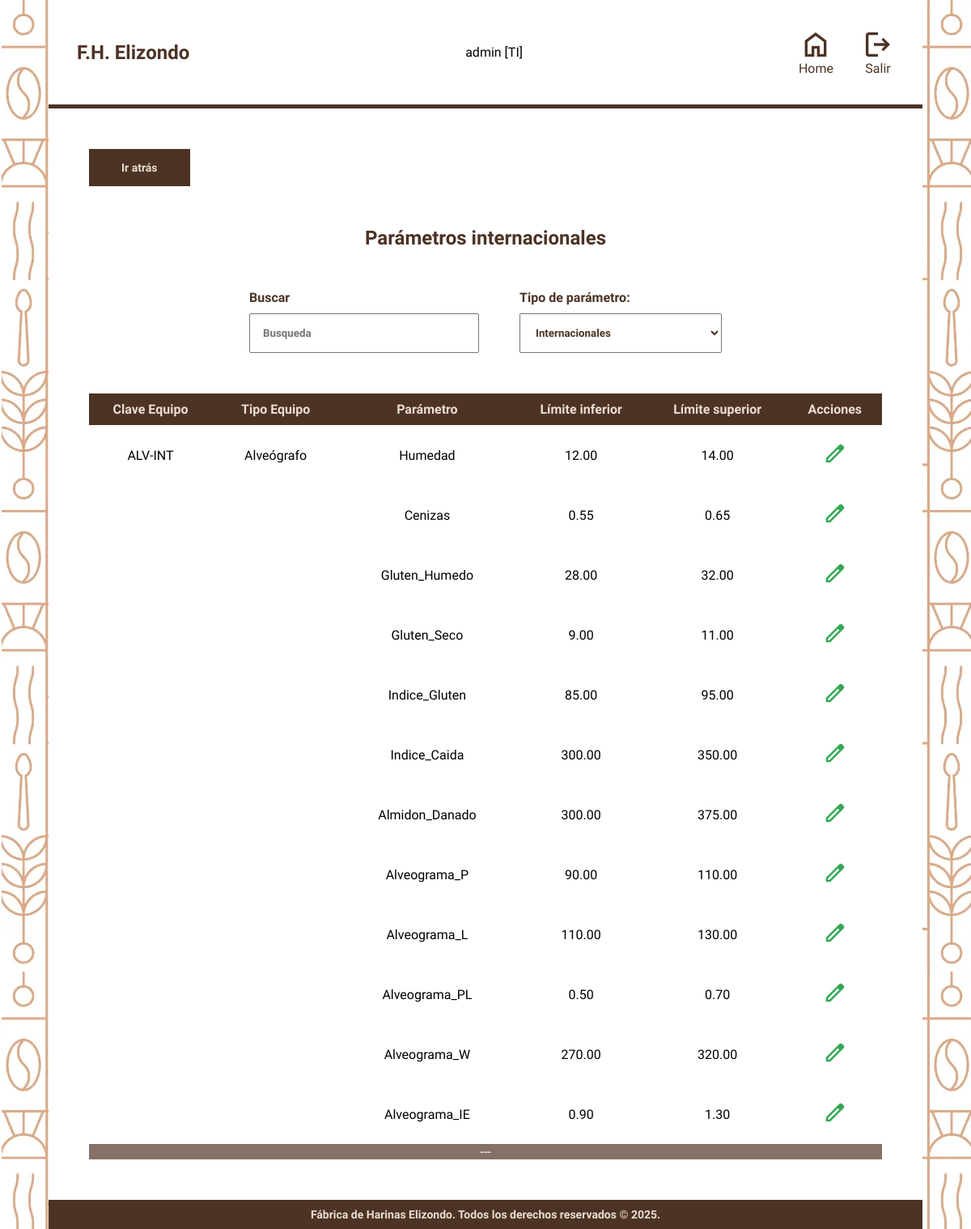
Screenshot of /modulos/parametros.php?tipo=internacionales (signed in) with the database file from the repository.
### tables this page shows
CREATE TABLE Parametros (
    id_parametro INT PRIMARY KEY AUTO_INCREMENT,
    id_equipo INT,
    id_cliente INT,
    nombre_parametro ENUM(
        'Humedad',
        'Cenizas',
        'Gluten_Humedo',
        'Gluten_Seco',
        'Indice_Gluten',
        'Indice_Caida',
        'Almidon_Danado',
        'Alveograma_P',
        'Alveograma_L',
        'Alveograma_PL',
        'Alveograma_W',
        'Alveograma_IE',
        'Farinograma_Absorcion_Agua',
        'Farinograma_Tiempo_Desarrollo',
        'Farinograma_Estabilidad',
        'Farinograma_Grado_Decaimiento'
    ) NOT NULL,
    lim_Superior DECIMAL(10, 2) NOT NULL,
    lim_Inferior DECIMAL(10, 2) NOT NULL,
    FOREIGN KEY (id_equipo) REFERENCES Equipos_Laboratorio(id_equipo),
    FOREIGN KEY (id_cliente) REFERENCES Clientes(id_cliente),
    CHECK (
        (
            id_cliente IS NOT NULL
            AND id_equipo IS NULL
        )
        OR (
            id_cliente IS NULL
            AND id_equipo IS NOT NULL
        )
    )
);

CREATE TABLE Equipos_Laboratorio (
    id_equipo INT PRIMARY KEY AUTO_INCREMENT,
    id_responsable INT NOT NULL,
    clave VARCHAR(50) UNIQUE NOT NULL,
    tipo_equipo ENUM('Alveógrafo', 'Farinógrafo') NOT NULL,
    marca VARCHAR(50),
    modelo VARCHAR(50),
    serie VARCHAR(59) UNIQUE NOT NULL,
    desc_larga VARCHAR(300),
    desc_corta VARCHAR(50) NOT NULL,
    proveedor VARCHAR(50),
    fecha_adquisicion DATE,
    garantia VARCHAR(50) UNIQUE,
    vencimiento_garantia DATE,
    ubicacion VARCHAR(100),
    estado ENUM('Activo', 'Inactivo', 'Baja') NOT NULL DEFAULT 'Activo',
    FOREIGN KEY (id_responsable) REFERENCES Usuarios(id_usuario)
);

### modulos/parametros.php (the view, shortened to what this page needs)
<?php
$filtro = $_GET['tipo'];
?>
<!DOCTYPE html>
<html lang="en">
<head>
    <link rel="stylesheet" href="../styles.css">
    <link rel="stylesheet" href="../css/menu.css">
</head>
<body>
    <main class="contenedor hoja">
        <?php include '../includes/header.php'; ?>
        <div class="contenedor__modulo">
            <a href="../menu.php" class="atras">Ir atrás</a>
            <h2 class="heading">Parámetros <?php echo $filtro; ?></h2>
            <div class="controles">
                <div class="buscador">
                    <h4 class="buscador__label">Buscar</h4>
                    <input type="text" id="searchBar" class="buscador__input" placeholder="Busqueda">
                </div>
                <div class="ordenar">
                    <h4 class="ordenar__label">Tipo de parámetro:</h4>
                    <select name="orden" id="filtroParam" class="ordenar__select">
                        <option value="internacionales" <?= ($filtro === 'internacionales') ? 'selected' : '' ?>>
                            Internacionales</option>
                    </select>
                </div>
            </div>
            <table class="tabla">
                <thead>
                    <tr class="tabla__encabezado">
                        <th><?php echo ($filtro === 'internacionales') ? 'Clave Equipo' : 'ID Cliente'; ?></th>
                        <th><?php echo ($filtro === 'internacionales') ? 'Tipo Equipo' : 'Cliente'; ?></th>
                        <th>Parámetro</th>
                        <th>Límite inferior</th>
                        <th>Límite superior</th>
                        <th>Acciones</th>
                    </tr>
                </thead>
                <tbody>
                    <?php
                    require '../config/conn.php';
                    $tabla = 'equipos_laboratorio';
                    $tipo_param = 'id_equipo';
                    if ($filtro === 'internacionales') {
                        $sql_id = "SELECT
                P.id_parametro,
                P.nombre_parametro,
                P.lim_Superior,
                P.lim_Inferior,
                A.clave AS origen,
                A.tipo_equipo AS tipo,
                A.id_equipo AS id
            FROM parametros P
            LEFT JOIN equipos_laboratorio A ON A.id_equipo = P.id_equipo
            WHERE P.id_equipo = :id";
                        $sql = "SELECT DISTINCT id_equipo FROM parametros";
                    }
                    $stmt = $pdo->prepare($sql);
                    $stmt->execute();
                    while ($id = $stmt->fetch(PDO::FETCH_ASSOC)) {
                        $valor_id = $id[$tipo_param];
                        $stmt_inner = $pdo->prepare($sql_id);
                        $stmt_inner->bindValue(':id', $valor_id, PDO::PARAM_INT);
                        $stmt_inner->execute();
                        $parametros = $stmt_inner->fetchAll(PDO::FETCH_ASSOC);
                        if (!empty($parametros)) {
                            $origen = htmlspecialchars($parametros[0][($filtro === 'internacionales') ? 'origen' : 'id']);
                            $tipo = htmlspecialchars($parametros[0][($filtro === 'internacionales') ? 'tipo' : 'origen']);
                            $primera = true;
                            foreach ($parametros as $parametro) {
                                echo '<tr class="tabla__fila">';
                                if ($primera) {
                                    echo '<td>' . $origen . '</td>';
                                    echo '<td>' . $tipo . '</td>';
                                    $primera = false;
                                } else {
                                    echo '<td class = "oculto">' . $origen . '</td>';
                                    echo '<td class = "oculto">' . $tipo . '</td>';
                                }
                                echo '<td>' . htmlspecialchars($parametro['nombre_parametro']) . '</td>';
                                echo '<td>' . htmlspecialchars($parametro['lim_Inferior']) . '</td>';
                                echo '<td>' . htmlspecialchars($parametro['lim_Superior']) . '</td>';
                                echo '<td class="tabla__botones">';
                                echo '<a href="parametrosform.php?id=' . $parametro['id_parametro'] . '&ow=' . $tabla . '">
                  <img src="../img/edit.svg" alt="Editar" class="tabla__boton"></a>';
                                echo '</td>';
                                echo '</tr>';
                            }
                            echo '<tr class="tabla__fila--sep"><td colspan="6" class="separador">---</td></tr>';
                        }
                    }
                    ?>
                </tbody>
            </table>
        </div>
        <?php include '../includes/footer.php'; ?>
    </main>
</body>
</html>

### styles.css (style rules this page uses)
:root { --colorPrimario: #EBDED0; --blanco: #FFFFFF; --colorSecundario: #4c3325; --fuenteHeading: "Domine", serif; --fuenteBody: "Lexend", serif; }
.contenedor { max-width: 1200px; width: 90%; margin: 0 auto; }
html { box-sizing: border-box; }
* { margin: 0; padding: 0; }
a { text-decoration: none; color: var(--colorSecundario); }
img { max-width: 100%; }
body { background-image: url(img/bg-login.webp); font-family: var(--fuenteBody); }
h1, h2, h3, h4 { font-family: var(--fuenteHeading); font-weight: bold; color: var(--colorSecundario); }
.contenedor__modulo { padding: 50px; }
.heading { text-align: center; margin: 20px 0; }
.controles { display: flex; align-items: center; justify-content: center; gap: 50px; margin: 50px 0; }
.buscador__label, .ordenar__label { margin-bottom: 10px; }
.buscador__input, .ordenar__select { font-family: inherit; padding: 15px; min-width: 250px; color: var(--colorSecundario); font-weight: bold; }
.tabla { width: 100%; border-collapse: collapse; }
.tabla__encabezado { background-color: var(--colorSecundario); color: var(--colorPrimario); }
.tabla__encabezado th { padding: 10px; }
.tabla__fila td { padding: 20px; text-align: center; vertical-align: middle; }
.tabla__fila--sep td { background-color: #857166; text-align: center; vertical-align: middle; color: white; }
.tabla__boton { height: 30px; cursor: pointer; }
.atras { background-color: var(--colorSecundario); color: var(--colorPrimario); font-weight: bold; padding: 15px 40px; font-size: 14px; display: inline-block; margin-bottom: 30px; }

### css/menu.css (style rules this page uses)
:root { --colorPrimario: #EBDED0; --blanco: #FFFFFF; --colorSecundario: #4c3325; --fuenteHeading: "Domine", serif; --fuenteBody: "Lexend", serif; }
.hoja { background-color: var(--blanco); }

### rows the page displays
parametros: id_equipo.clave "ALV-INT", id_equipo.tipo_equipo "Alveógrafo", nombre_parametro "Humedad", lim_Inferior "12.00", lim_Superior "14.00"
parametros: nombre_parametro "Cenizas", lim_Inferior "0.55", lim_Superior "0.65"
parametros: nombre_parametro "Gluten_Humedo", lim_Inferior "28.00", lim_Superior "32.00"
parametros: nombre_parametro "Gluten_Seco", lim_Inferior "9.00", lim_Superior "11.00"
parametros: nombre_parametro "Indice_Gluten", lim_Inferior "85.00", lim_Superior "95.00"
parametros: nombre_parametro "Indice_Caida", lim_Inferior "300.00", lim_Superior "350.00"
parametros: nombre_parametro "Almidon_Danado", lim_Inferior "300.00", lim_Superior "375.00"
parametros: nombre_parametro "Alveograma_P", lim_Inferior "90.00", lim_Superior "110.00"
parametros: nombre_parametro "Alveograma_L", lim_Inferior "110.00", lim_Superior "130.00"
parametros: nombre_parametro "Alveograma_PL", lim_Inferior "0.50", lim_Superior "0.70"
parametros: nombre_parametro "Alveograma_W", lim_Inferior "270.00", lim_Superior "320.00"
parametros: nombre_parametro "Alveograma_IE", lim_Inferior "0.90", lim_Superior "1.30"

### other values shown
$_SESSION["username"] "admin"
$_SESSION["rol"] "TI"
$filtro "internacionales"
